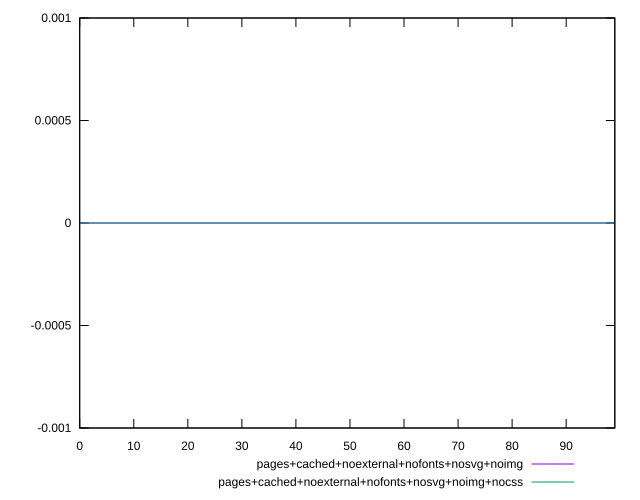

Write the gnuplot code that produced this figure.
reset
set terminal svg size 640, 500 enhanced background rgb 'white'
set output "reprap/legacy-javascript/comparison/line/11_vs_12.svg"

$pagesCachedNoexternalNofontsNosvgNoimg <<EOF
0 0
1 0
2 0
3 0
4 0
5 0
6 0
7 0
8 0
9 0
10 0
11 0
12 0
13 0
14 0
15 0
16 0
17 0
18 0
19 0
20 0
21 0
22 0
23 0
24 0
25 0
26 0
27 0
28 0
29 0
30 0
31 0
32 0
33 0
34 0
35 0
36 0
37 0
38 0
39 0
40 0
41 0
42 0
43 0
44 0
45 0
46 0
47 0
48 0
49 0
50 0
51 0
52 0
53 0
54 0
55 0
56 0
57 0
58 0
59 0
60 0
61 0
62 0
63 0
64 0
65 0
66 0
67 0
68 0
69 0
70 0
71 0
72 0
73 0
74 0
75 0
76 0
77 0
78 0
79 0
80 0
81 0
82 0
83 0
84 0
85 0
86 0
87 0
88 0
89 0
90 0
91 0
92 0
93 0
94 0
95 0
96 0
97 0
98 0
99 0
EOF

$pagesCachedNoexternalNofontsNosvgNoimgNocss <<EOF
0 0
1 0
2 0
3 0
4 0
5 0
6 0
7 0
8 0
9 0
10 0
11 0
12 0
13 0
14 0
15 0
16 0
17 0
18 0
19 0
20 0
21 0
22 0
23 0
24 0
25 0
26 0
27 0
28 0
29 0
30 0
31 0
32 0
33 0
34 0
35 0
36 0
37 0
38 0
39 0
40 0
41 0
42 0
43 0
44 0
45 0
46 0
47 0
48 0
49 0
50 0
51 0
52 0
53 0
54 0
55 0
56 0
57 0
58 0
59 0
60 0
61 0
62 0
63 0
64 0
65 0
66 0
67 0
68 0
69 0
70 0
71 0
72 0
73 0
74 0
75 0
76 0
77 0
78 0
79 0
80 0
81 0
82 0
83 0
84 0
85 0
86 0
87 0
88 0
89 0
90 0
91 0
92 0
93 0
94 0
95 0
96 0
97 0
98 0
99 0
EOF

set key outside below
set yrange [-0.001:0.001]

plot \
  $pagesCachedNoexternalNofontsNosvgNoimg title "pages+cached+noexternal+nofonts+nosvg+noimg" with line, \
  $pagesCachedNoexternalNofontsNosvgNoimgNocss title "pages+cached+noexternal+nofonts+nosvg+noimg+nocss" with line, \


reset
